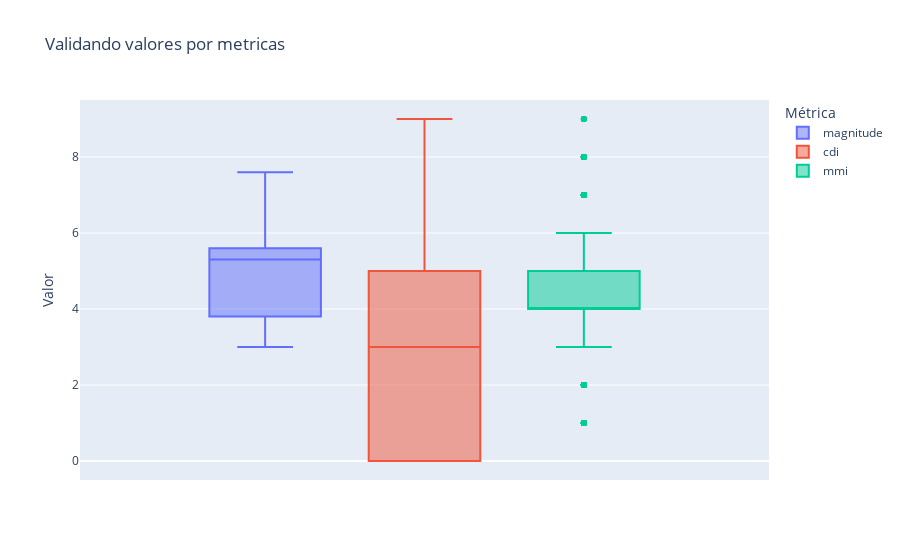

Notebook source saved alongside this figure:
### Code cell
df_meltada = pd.melt(
    df_dropped,
    value_vars=['magnitude', 'cdi', 'mmi'],  
    var_name='medida', 
    value_name='valor'  
)

fig_analise_outliers = px.box(data_frame=df_meltada, y='valor', color='medida',  labels={'valor': 'Valor', 'medida': 'Métrica'}, title='Validando valores por metricas')
fig_analise_outliers.show()

### Figure 1 — Plotly figure (JSON) as saved in the notebook; plotly's stock layout.template omitted (floating-point values rounded to 4 significant figures; data arrays with more than 128 entries replaced by an {"elided": "..."} marker saying what was removed)
{"data": [{"alignmentgroup": "True", "hovertemplate": "Métrica=magnitude<br>Valor=%{y}<extra></extra>", "legendgroup": "magnitude", "marker": {"color": "#636efa"}, "name": "magnitude", "notched": false, "offsetgroup": "magnitude", "orientation": "v", "showlegend": true, "type": "box", "x0": " ", "xaxis": "x", "y": {"elided": "1137 float values"}, "y0": " ", "yaxis": "y"}, {"alignmentgroup": "True", "hovertemplate": "Métrica=cdi<br>Valor=%{y}<extra></extra>", "legendgroup": "cdi", "marker": {"color": "#EF553B"}, "name": "cdi", "notched": false, "offsetgroup": "cdi", "orientation": "v", "showlegend": true, "type": "box", "x0": " ", "xaxis": "x", "y": {"elided": "1137 int values"}, "y0": " ", "yaxis": "y"}, {"alignmentgroup": "True", "hovertemplate": "Métrica=mmi<br>Valor=%{y}<extra></extra>", "legendgroup": "mmi", "marker": {"color": "#00cc96"}, "name": "mmi", "notched": false, "offsetgroup": "mmi", "orientation": "v", "showlegend": true, "type": "box", "x0": " ", "xaxis": "x", "y": {"elided": "1137 int values"}, "y0": " ", "yaxis": "y"}], "layout": {"autosize": true, "boxmode": "group", "legend": {"title": {"text": "Métrica"}, "tracegroupgap": 0}, "title": {"text": "Validando valores por metricas"}, "xaxis": {"anchor": "y", "autorange": true, "domain": [0, 1], "range": [-0.5021, 0.5021], "type": "category"}, "yaxis": {"anchor": "x", "autorange": true, "domain": [0, 1], "range": [-0.5, 9.5], "title": {"text": "Valor"}, "type": "linear"}}}
